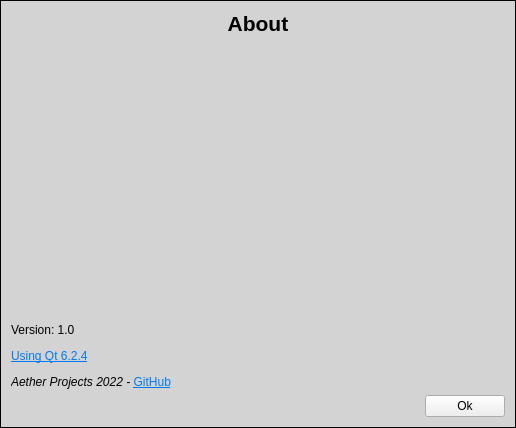
<?xml version="1.0" encoding="UTF-8"?>
<ui version="4.0">
 <class>AboutDialog</class>
 <widget class="QWidget" name="AboutDialog">
  <property name="geometry">
   <rect>
    <x>0</x>
    <y>0</y>
    <width>516</width>
    <height>428</height>
   </rect>
  </property>
  <property name="windowTitle">
   <string>About</string>
  </property>
  <property name="windowIcon">
   <iconset resource="Resources.qrc">
    <normaloff>:/Resources/style_colored_24dp.png</normaloff>:/Resources/style_colored_24dp.png</iconset>
  </property>
  <property name="styleSheet">
   <string notr="true">QWidget#AboutDialog
{
	border: 1px solid black;
	background-color: lightgray;
}</string>
  </property>
  <layout class="QGridLayout" name="gridLayout">
   <item row="3" column="1">
    <widget class="QPushButton" name="m_ok_btn">
     <property name="text">
      <string>Ok</string>
     </property>
    </widget>
   </item>
   <item row="1" column="0" colspan="2">
    <spacer name="verticalSpacer">
     <property name="orientation">
      <enum>Qt::Vertical</enum>
     </property>
     <property name="sizeHint" stdset="0">
      <size>
       <width>20</width>
       <height>40</height>
      </size>
     </property>
    </spacer>
   </item>
   <item row="2" column="0" colspan="2">
    <widget class="QLabel" name="m_info_lbl">
     <property name="text">
      <string>&lt;html&gt;&lt;head/&gt;&lt;body&gt;&lt;p&gt;Version: 1.0&lt;/p&gt;&lt;p&gt;&lt;a href=&quot;https://www.qt.io/&quot;&gt;&lt;span style=&quot; text-decoration: underline; color:#007af4;&quot;&gt;Using Qt 6.2.4&lt;/span&gt;&lt;/a&gt;&lt;/p&gt;&lt;p&gt;&lt;span style=&quot; font-style:italic;&quot;&gt;Aether Projects 2022 - &lt;/span&gt;&lt;a href=&quot;https://github.com/Aethermeister/Aether-Projects---QStylesheet-Editor&quot;&gt;&lt;span style=&quot; text-decoration: underline; color:#007af4;&quot;&gt;GitHub&lt;/span&gt;&lt;/a&gt;&lt;/p&gt;&lt;/body&gt;&lt;/html&gt;</string>
     </property>
    </widget>
   </item>
   <item row="0" column="0" colspan="2">
    <widget class="QLabel" name="label_2">
     <property name="font">
      <font>
       <pointsize>16</pointsize>
       <bold>true</bold>
      </font>
     </property>
     <property name="text">
      <string>&lt;html&gt;&lt;head/&gt;&lt;body&gt;&lt;p&gt;About&lt;/p&gt;&lt;p&gt;&lt;img src=&quot;:/Resources/style_colored_24dp.png&quot; width=&quot;100&quot; height=&quot;100&quot;/&gt;&lt;/p&gt;&lt;/body&gt;&lt;/html&gt;</string>
     </property>
     <property name="alignment">
      <set>Qt::AlignCenter</set>
     </property>
    </widget>
   </item>
   <item row="3" column="0">
    <spacer name="horizontalSpacer">
     <property name="orientation">
      <enum>Qt::Horizontal</enum>
     </property>
     <property name="sizeHint" stdset="0">
      <size>
       <width>40</width>
       <height>20</height>
      </size>
     </property>
    </spacer>
   </item>
  </layout>
 </widget>
 <resources>
  <include location="Resources.qrc"/>
 </resources>
 <connections/>
</ui>
